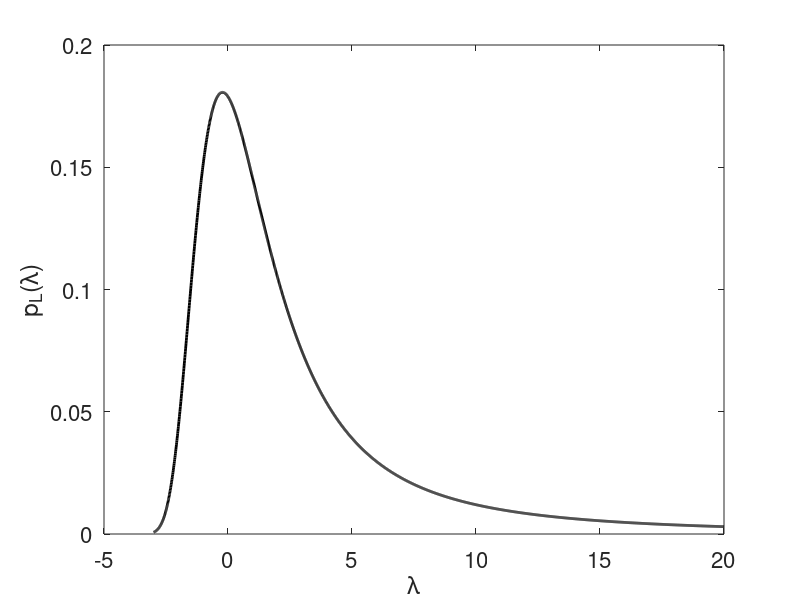

Source code (MATLAB):
% landau_distribution.m, V. Ziemann, 240829
clear; close all
x=-3:0.01:20;               
landau=zeros(1,length(x)); 
for k=1:length(x)
  pint=@(t)exp(-t.*log(t)-x(k).*t).*sin(pi*t)/pi;
  landau(k)=integral(pint,0,Inf);
end
plot(x,landau,'k','LineWidth',2); 
xlabel('\lambda'); ylabel('p_L(\lambda)'); set(gca,'Fontsize',16)

